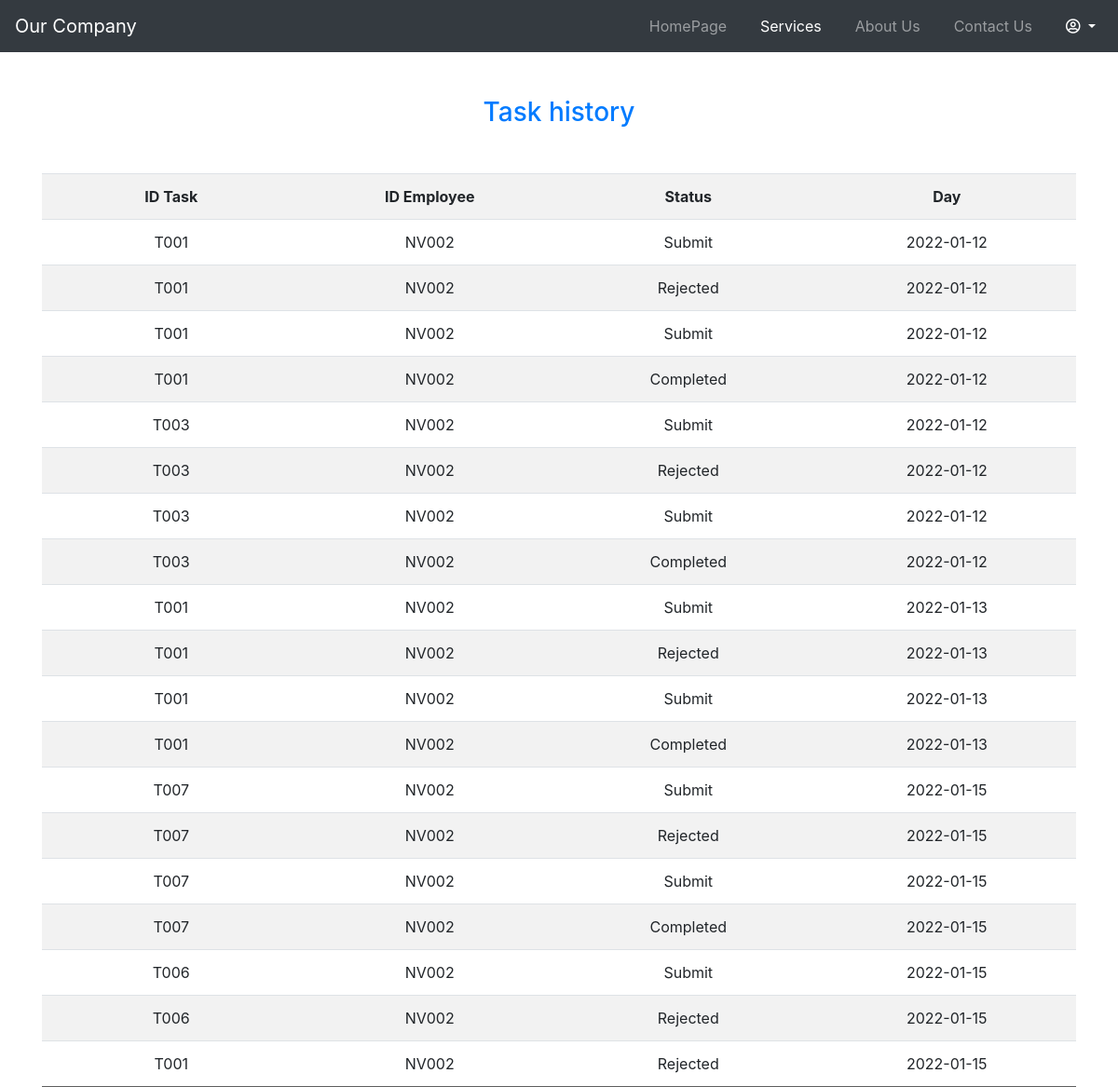
Screenshot of /nhanvien/task_history.php (signed in) with the database file from the repository.
### tables this page shows
CREATE TABLE `reject` (
  `id` int(11) NOT NULL,
  `idtask` varchar(255) NOT NULL,
  `idnv` varchar(255) NOT NULL,
  `status` varchar(255) DEFAULT NULL,
  `day` varchar(255) DEFAULT NULL,
  `count` int(11) DEFAULT NULL
);

### db.php (called while the page is built, shortened)
<?php
    function open_database() {
        $conn = new mysqli(HOST, USER, PASSWORD, DB);
        return $conn;
    }
	function get_employee_by_tentk($tentk){
        $conn = open_database();
		$sql = "SELECT * FROM employee WHERE username = ?";
		$stm = $conn->prepare($sql);
        $stm->bind_param('s', $tentk);
        if (!$stm->execute()){
            return array('code' => 1, 'message' => 'Không thể thực thi câu lệnh sql');
        }
		$result = $stm->get_result();
        $data = array();
        while($row = $result->fetch_assoc())
		{
            $data[] = $row;
        }
        return array('code'=>0, 'data'=>$data);
    }
    function get_history_task($id){
        $sql = "SELECT * FROM reject where idnv=?";
        $conn = open_database();
        $stm = $conn->prepare($sql);
        $stm->bind_param('s', $id);
        if (!$stm->execute()){
            return array('code' => 1, 'message' => 'Không thể thực thi câu lệnh sql');
        }
        $result = $stm->get_result();
        $data = array();
        while($row = $result->fetch_assoc())
		{
            $data[] = $row;
        }
        return array('code' => 0, 'message'=>'thành công','data'=>$data);
    }
?>

### nhanvien/task_history.php (the view, shortened to what this page needs)
<?php
	require_once('../db.php');
	$tentk = $_SESSION['user'];
	$result = get_employee_by_tentk($tentk);
	$data = $result['data'];
	foreach ($data as $item){
		$idnv = $item['idnv'];
	}
?>
<!DOCTYPE html>
<html lang="en">
<head>
	<link rel="stylesheet" href="https://maxcdn.bootstrapcdn.com/bootstrap/4.5.2/css/bootstrap.min.css">
	<link rel="stylesheet" href="https://cdnjs.cloudflare.com/ajax/libs/font-awesome/5.15.1/css/all.min.css" />
	<link rel="stylesheet" href="../style.css">
</head>
<body>
    <nav class="navbar navbar-expand-md bg-dark navbar-dark">
                <a class="navbar-brand" href="#">Our Company</a>
                <div class="collapse navbar-collapse" id="collapsibleNavbar">
                    <ul class="navbar-nav ml-auto">
                        <li class="nav-item">
                            <a class="nav-link" href="tacvunhanvien.php">HomePage</a>
                        </li>
						<li class="nav-item active">
                            <a class="nav-link" href="#" >Services</a>
                        </li>
                        <li class="nav-item">
                            <a class="nav-link" href="about.html">About Us</a>
                        </li>
                        <li class="nav-item">
                            <a class="nav-link" href="contact.html">Contact Us</a>
                        </li>
						<li class="nav-item" style = "cursor: pointer;">
							<div class="dropdown">
								<a class="dropdown-toggle nav-link" id="dropdownMenuButton" data-toggle="dropdown" data-display="static" aria-haspopup="true" aria-expanded="false" style="color: white;">
									<span><i class="far fa-user-circle"></i></span>
								</a>
							</div>
                        </li>
                    </ul>
                </div>
        </nav>
	<div class="container">
		<div style="overflow-x:auto;" class="mt-5">
			<h3 class="text-center mb-5 text-primary">Task history</h3>
			<table cellpadding="10" cellspacing="10" border="0" style="border-collapse: collapse; margin: auto" class="table table-striped">
				<tr class="header">
					<td>ID Task</td>
					<td>ID Employee</td>
					<td>Status</td>
					<td>Day</td>
				</tr>
				<?php
					$result = get_history_task($idnv);
					$data = $result['data'];
					foreach ($data as $item){
						$idtask = $item['idtask'];
						$idnv_history = $item['idnv'];
						$status = $item['status'];
						$day = $item['day'];
				?>
						<tr class="item">
							<td><?=$idtask?></td>
							<td><?=$idnv_history?></td>
							<td><?=$status?></td>
							<td><?=$day?></td>
						</tr>
				<?php
					}
				?>
			</table>
		</div>
	</div>
</body>
</html>

### style.css (style rules this page uses)
* { box-sizing: border-box; }
.text-center { text-align: center; }
table { width: 100%; text-align: center; }
td { padding: 10px; }
tr.item { border-top: 1px solid #5e5e5e; border-bottom: 1px solid #5e5e5e; }
tr.item td { min-width: 150px; }
tr.header { font-weight: bold; }
a { text-decoration: none; }
.nav-item { margin-left: 20px; }
body { min-height: 100vh; }

### rows the page displays
reject: idtask "T001", idnv "NV002", status "Submit", day "2022-01-12"
reject: idtask "T001", idnv "NV002", status "Rejected", day "2022-01-12"
reject: idtask "T001", idnv "NV002", status "Submit", day "2022-01-12"
reject: idtask "T001", idnv "NV002", status "Completed", day "2022-01-12"
reject: idtask "T003", idnv "NV002", status "Submit", day "2022-01-12"
reject: idtask "T003", idnv "NV002", status "Rejected", day "2022-01-12"
reject: idtask "T003", idnv "NV002", status "Submit", day "2022-01-12"
reject: idtask "T003", idnv "NV002", status "Completed", day "2022-01-12"
reject: idtask "T001", idnv "NV002", status "Submit", day "2022-01-13"
reject: idtask "T001", idnv "NV002", status "Rejected", day "2022-01-13"
reject: idtask "T001", idnv "NV002", status "Submit", day "2022-01-13"
reject: idtask "T001", idnv "NV002", status "Completed", day "2022-01-13"
reject: idtask "T007", idnv "NV002", status "Submit", day "2022-01-15"
reject: idtask "T007", idnv "NV002", status "Rejected", day "2022-01-15"
reject: idtask "T007", idnv "NV002", status "Submit", day "2022-01-15"
reject: idtask "T007", idnv "NV002", status "Completed", day "2022-01-15"
reject: idtask "T006", idnv "NV002", status "Submit", day "2022-01-15"
reject: idtask "T006", idnv "NV002", status "Rejected", day "2022-01-15"
reject: idtask "T001", idnv "NV002", status "Rejected", day "2022-01-15"
